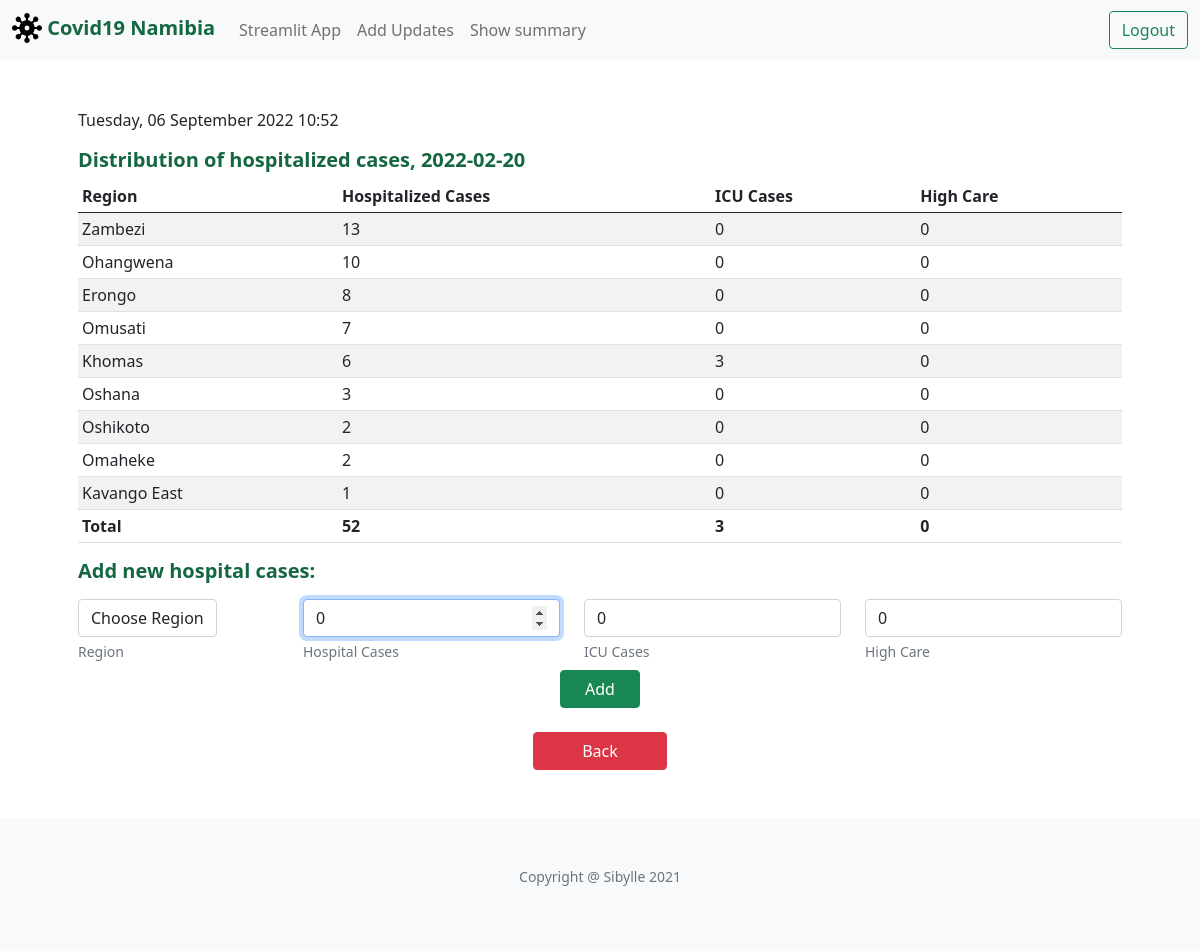
Page /add_hospitalization (signed in) on the committed database.
### tables this page shows
CREATE TABLE districts(id INTEGER PRIMARY KEY, district TEXT NOT NULL, region TEXT NOT NULL);

### application.py (the view)
@app.route("/add_hospitalization", methods=["GET", "POST"])
@login_required
def add_hospitalization():
    now=datetime.now(timezone("Africa/Johannesburg"))
    date_now=now.date()
    row = db.execute("SELECT * FROM active_date")
    new_date_str=row[0]['active_date']
    new_date = datetime.strptime(new_date_str, '%Y-%m-%d').date()
    region_list=[]
    temp = db.execute("SELECT DISTINCT region FROM districts")
    for d in temp:
        region_list.append(d['region'])
    region_list.append("unknown")
    if request.method == "POST":
        if not request.form.get("region"):
            return apology("must provide region", 400)
        if not request.form.get("new_hospital_cases"):
            no_hospital_cases=0
        else:
            no_hospital_cases=int(request.form.get("new_hospital_cases"))
        if not request.form.get("new_icu_cases"):
            no_icu_cases=0
        else:
            no_icu_cases=int(request.form.get("new_icu_cases"))
        if not request.form.get("high_care"):
            no_high_care=0
        else:
            no_high_care=int(request.form.get("high_care"))
        region = request.form.get("region")
        check=db.execute("SELECT * FROM hospitalization WHERE hospital_date LIKE ? AND region LIKE ? ", new_date,region)
        if len(check)== 1:
            return render_template("update_hospitalization.html",new_date=new_date,check=check[0],now=now)
        db.execute("INSERT INTO hospitalization(hospital_date,region,hospital_cases,icu_cases,high_care,update_date) VALUES (?,?,?,?,?,?)", new_date,region,no_hospital_cases,no_icu_cases,no_high_care,date_now)
        rows = db.execute("SELECT * FROM hospitalization WHERE hospital_date LIKE ? ORDER BY hospital_cases DESC", new_date)
        return render_template("add_hospitalization.html",new_date=new_date,region_list=region_list,new_hospitalization=rows,now=now)
    else:
        rows = db.execute("SELECT * FROM hospitalization WHERE hospital_date LIKE ? ORDER BY hospital_cases DESC", new_date)
        return render_template("add_hospitalization.html",new_date=new_date,region_list=region_list,new_hospitalization=rows,now=now)

### application.py (called while the page is built)
def login_required(f):
    @wraps(f)
    def decorated_function(*args, **kwargs):
        if session.get("user_id") is None:
            return redirect("/login")
        return f(*args, **kwargs)
    return decorated_function

@app.after_request
def after_request(response):
    response.headers["Cache-Control"] = "no-cache, no-store, must-revalidate"
    response.headers["Expires"] = 0
    response.headers["Pragma"] = "no-cache"
    return response

### templates/add_hospitalization.html (shortened to what this page needs)
{% extends "layout.html" %}
{% block main %}
  <p>{{ now.strftime("%A, %d %B %Y %H:%M") }}</p>
  <h5>Distribution of hospitalized cases, {{ new_date }}</h5>
  <table class="table table-sm table-striped">
    <thead>
        <tr>
            <th scope="col">Region</th>
            <th scope="col">Hospitalized Cases</th>
            <th scope="col">ICU Cases</th>
            <th scope="col">High Care</th>
        </tr>
    </thead>
    <tbody>
        {% if new_hospitalization %}
        {% for row in new_hospitalization %}
        <tr>
            <td class="text-left">{{ row.region }}</td>
            <td class="text-left">{{ row.hospital_cases }}</td>
            <td class="text-left">{{ row.icu_cases }}</td>
            <td class="text-left">{{ row.high_care }}</td>
        </tr>
        {% endfor %}
        <tr>
            <td class="text-left" ><strong>Total</strong></td>
            <td class="text-left"> <strong>{{ new_hospitalization|sum("hospital_cases") }}</strong>
            <td class="text-left"> <strong>{{ new_hospitalization|sum("icu_cases") }}</strong>
            <td class="text-left"> <strong>{{ new_hospitalization|sum("high_care") }}</strong>
        </tr>
        {% endif %}
    </tbody>
  </table>
  <form action="/add_hospitalization" method="post">
        <h5 class="mb-3"> Add new hospital cases:</h5>
        <div class="row">
            <div class="col mb-2">
                <select class="form-control" name="region">
                <option disabled selected value="">Choose Region</option>
                </select>
                <div class="form-text">Region</div>
            </div>
            <div class="form-group col mb-2">
                <input autocomplete="off" autofocus class="form-control" name="new_hospital_cases" placeholder="0" value="0" type="number">
                <div class="form-text">Hospital Cases</div>
            </div>
            <div class="form-group col mb-2">
                <input autocomplete="off" autofocus class="form-control" name="new_icu_cases" placeholder="0" value="0" type="number">
                <div class="form-text">ICU Cases</div>
            </div>
            <div class="form-group col mb-2">
                <input autocomplete="off" autofocus class="form-control" name="high_care" placeholder="0" value="0" type="number">
                <div class="form-text">High Care</div>
            </div>
            <div class="col text-center">
                <button class="btn btn-success px-4" type="submit">Add</button>
            </div>
        </div>
  </form>
  <div class="text-center mt-4">
      <a class="btn btn btn-danger px-5" href="./" role="button">Back</a>
  </div>
{% endblock %}

### static/styles.css (style rules this page uses)
body { font-weight: 400; font-style: normal; font-size: 16px; opacity: 1; visibility: visible; }
h2,h5 { color: #146740; font-weight:600; }
.form-control { display: inline-block; width: auto; }

### rows in the picture
districts: region "Zambezi", hospital_cases "13", icu_cases "0", high_care "0"

### other values in the picture
{{ now.strftime("%A, %d %B %Y %H:%M") }} "Tuesday, 06 September 2022 10:52"
{{ new_date }} "2022-02-20"
{{ row.region }} "Ohangwena" "Erongo" "Omusati" "Khomas" "Oshana" "Oshikoto" "Omaheke" "Kavango East"
{{ row.hospital_cases }} "10" "8" "7" "6" "3" "2" "2" "1"
{{ row.icu_cases }} "0" "0" "0" "3" "0" "0" "0" "0"
{{ row.high_care }} "0" "0" "0" "0" "0" "0" "0" "0"
{{ new_hospitalization|sum("hospital_cases") }} "52"
{{ new_hospitalization|sum("icu_cases") }} "3"
{{ new_hospitalization|sum("high_care") }} "0"
